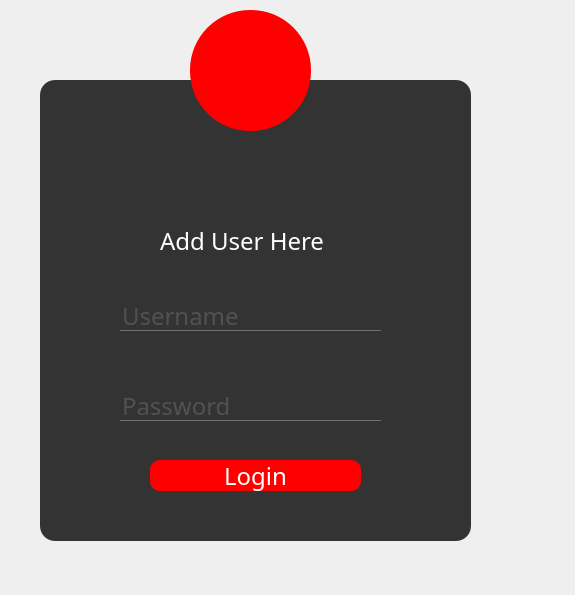
<?xml version="1.0" encoding="UTF-8"?>
<ui version="4.0">
 <class>Form</class>
 <widget class="QWidget" name="Form">
  <property name="geometry">
   <rect>
    <x>0</x>
    <y>0</y>
    <width>575</width>
    <height>595</height>
   </rect>
  </property>
  <property name="windowTitle">
   <string>Form</string>
  </property>
  <property name="styleSheet">
   <string notr="true">*{
	
	font-family:century gothic;
	font-size:24px;
}
QFrame
{
linear-gradient:(to right, rgb(173, 83, 137), rgb(60, 16, 83));
}

QFrame
{
	background:#333;
border-radius:15px

}


QPushButton
{
	background:red;			  
	border-radius:10px;
}


QToolButton
{
	background:red;			  
	border-radius:60px;
}

QLabel
{
color:white;

}

QPushButton
{
	color:white;	  
	border-radius:10px;

}

QPushButton:hover
{
color:#333;
borderr-radius:10px;
background:#49ebff;
}

QLineEdit
{

background:transparent;
border:none;
color:#717072;
border-bottom:1px solid#717072;
}</string>
  </property>
  <widget class="QFrame" name="frame">
   <property name="geometry">
    <rect>
     <x>40</x>
     <y>80</y>
     <width>431</width>
     <height>461</height>
    </rect>
   </property>
   <property name="frameShape">
    <enum>QFrame::StyledPanel</enum>
   </property>
   <property name="frameShadow">
    <enum>QFrame::Raised</enum>
   </property>
   <widget class="QLabel" name="label">
    <property name="geometry">
     <rect>
      <x>120</x>
      <y>150</y>
      <width>171</width>
      <height>21</height>
     </rect>
    </property>
    <property name="text">
     <string>Add User Here</string>
    </property>
   </widget>
   <widget class="QPushButton" name="pushButton">
    <property name="geometry">
     <rect>
      <x>110</x>
      <y>380</y>
      <width>211</width>
      <height>31</height>
     </rect>
    </property>
    <property name="text">
     <string>Login</string>
    </property>
   </widget>
   <widget class="QLineEdit" name="lineEdit">
    <property name="geometry">
     <rect>
      <x>80</x>
      <y>220</y>
      <width>261</width>
      <height>31</height>
     </rect>
    </property>
    <property name="text">
     <string/>
    </property>
    <property name="placeholderText">
     <string>Username</string>
    </property>
   </widget>
   <widget class="QLineEdit" name="lineEdit_2">
    <property name="geometry">
     <rect>
      <x>80</x>
      <y>310</y>
      <width>261</width>
      <height>31</height>
     </rect>
    </property>
    <property name="text">
     <string/>
    </property>
    <property name="echoMode">
     <enum>QLineEdit::Password</enum>
    </property>
    <property name="placeholderText">
     <string>Password</string>
    </property>
   </widget>
  </widget>
  <widget class="QToolButton" name="toolButton">
   <property name="geometry">
    <rect>
     <x>190</x>
     <y>10</y>
     <width>121</width>
     <height>121</height>
    </rect>
   </property>
   <property name="text">
    <string/>
   </property>
   <property name="icon">
    <iconset>
     <normaloff>:/newPrefix/Downloads/download-removebg-preview.png</normaloff>:/newPrefix/Downloads/download-removebg-preview.png</iconset>
   </property>
   <property name="iconSize">
    <size>
     <width>50</width>
     <height>50</height>
    </size>
   </property>
   <property name="autoRaise">
    <bool>false</bool>
   </property>
  </widget>
 </widget>
 <resources/>
 <connections/>
</ui>
